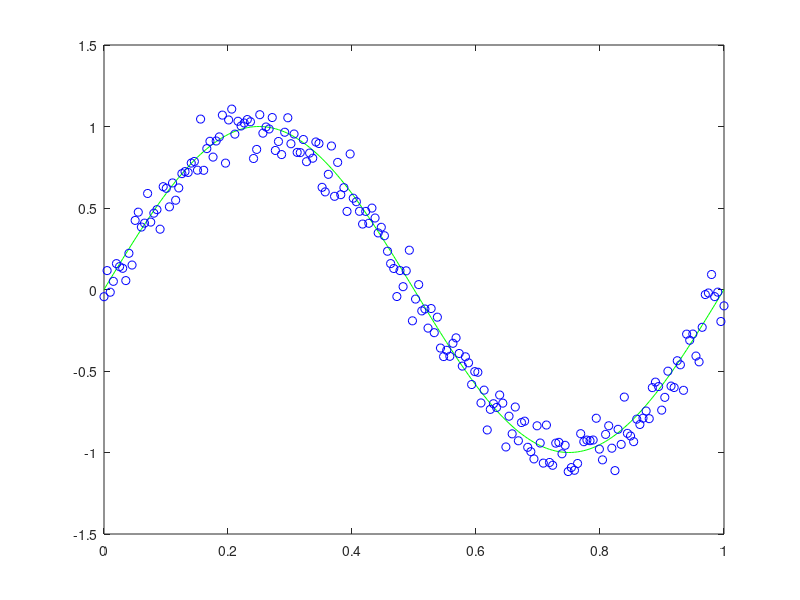

The MATLAB script that drew this image: (Note: this script raises an error after producing the figure.)

%==================== test ==============
A = [1,2;3,4];
B = A*A;
C = A.*A;


%% ==================== Question 1.1 ====================%%
N=200;
x_train(:,1) = (0:N-1)/(N-1);
sin_x = sin(2*pi*x_train);


y_train = sin_x + normrnd(0,0.1,[N,1]);
plot(x_train,sin_x,'g');
hold on;
plot(x_train,y_train,'bo');

%% ==================== Question 1.2 ====================%%
train_size = [10, 50, 100, 150, 200];
orders = [0,1,2,3,9];

for s = 1:5
        size = train_size(s);
        fprintf(' train size: %d\n',size);
        nums=randperm(N,size);
        
        X_temp = x_train(nums);
        Y = y_train(nums);
        for lambda = 0:5
        fprintf('  lambda: %d\n',lambda);
            for o = 1:5
                order = orders(o);
                
                X = Polynomial(X_temp,order);           
                W = NormalEquation(X,Y,lambda);    
                mse = 1/N*sum((X*W-Y).^2)+lambda/N*sum(W.^2);
            fprintf('   order:%d => mse=%f\n',order,mse);
            end
        end        
        
end



%% ==================== Question 1.3 ====================%%
N_test = 199;

%X_test = X(1:N_train-1,1)+1/(2*N_train-1);







